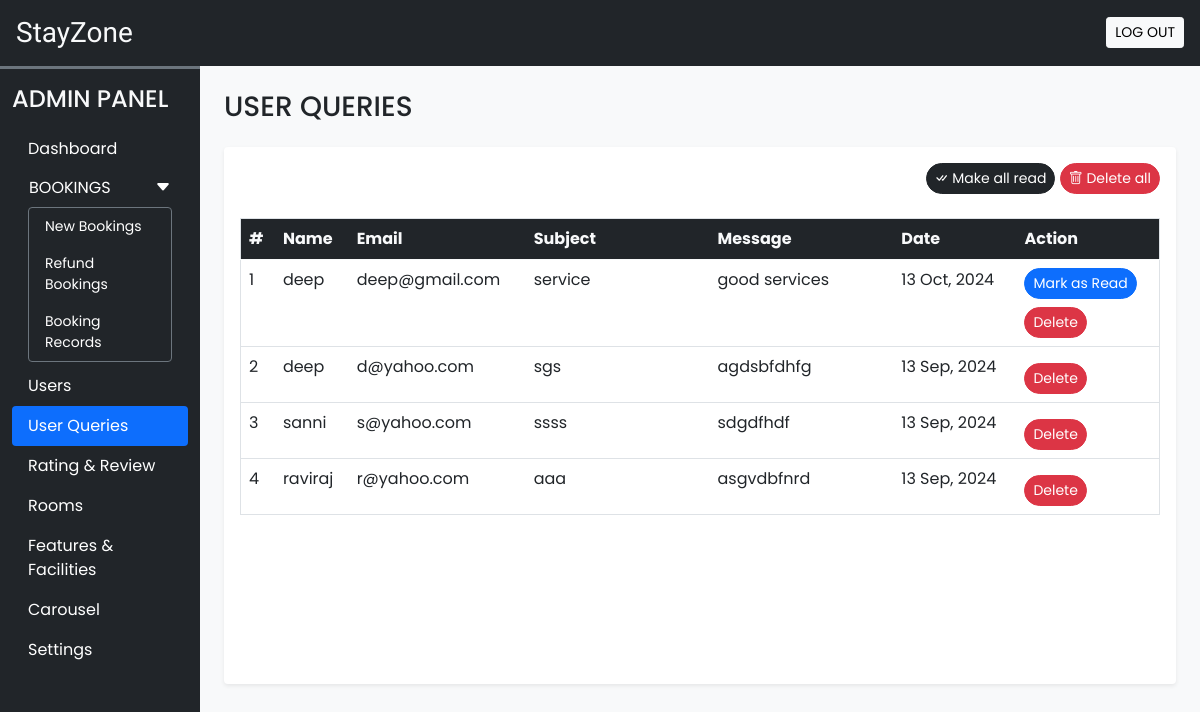
Page /admin/user_queries.php (signed in) on the committed database.
### tables this page shows
CREATE TABLE `user_queries` (
  `sr_no` int(11) NOT NULL,
  `name` varchar(50) NOT NULL,
  `email` varchar(150) NOT NULL,
  `subject` varchar(200) NOT NULL,
  `message` varchar(500) NOT NULL,
  `datentime` datetime NOT NULL DEFAULT current_timestamp(),
  `seen` tinyint(4) NOT NULL DEFAULT 0
);

### admin/user_queries.php (the view, shortened to what this page needs)
<!DOCTYPE html>
<html lang="en">
<head>
    <?php require('inc/links.php'); ?>
</head>
<body class="bg-light">
    <?php require('inc/header.php') ?>
    <div class="container-fluid" id="main-content">
        <div class="row">
            <div class="col-lg-10 ms-auto p-4 overflow-hidden">
                <h3 class="mb-4">USER QUERIES</h3>
                <div class="card border-0 shadow-sm mb-4">
                    <div class="card-body">
                        <div class="text-end mb-4">
                            <a href="?seen=all" class="btn btn-dark rounded-pill shadow-none btn-sm">
                                <i class="bi bi-check-all"></i> Make all read
                            </a>
                            <a href="?del=all" class="btn btn-danger rounded-pill shadow-none btn-sm">
                                <i class="bi bi-trash"></i> Delete all
                            </a>
                        </div>
                        <div class="table-responsive-md" style="height: 450px; overflow-y: scroll;">
                            <table class="table table-hover border">
                                <thead class="sticky-top">
                                    <tr class="bg-dark text-light">
                                        <th scope="col">#</th>
                                        <th scope="col">Name</th>
                                        <th scope="col">Email</th>
                                        <th scope="col" width="20%">Subject</th>
                                        <th scope="col" width="20%">Message</th>
                                        <th scope="col">Date</th>
                                        <th scope="col">Action</th>
                                    </tr>
                                </thead>
                                <tbody>
                                    <?php
                                        $q = "SELECT * FROM `user_queries` ORDER BY `sr_no` DESC";
                                        $data = mysqli_query($con, $q);
                                        $i=1;
                                        while($row = mysqli_fetch_assoc($data)){
                                            $date = date('d M, Y',strtotime($row['datentime']));
                                            $seen='';
                                            if($row['seen']!=1){
                                                $seen ="<a href='?seen=$row[sr_no]' class='btn btn-sm rounded-pill btn-primary'>Mark as Read</a> <br>";
                                            }
                                            $seen.="<a href='?del=$row[sr_no]' class='btn btn-sm rounded-pill btn-danger mt-2'>Delete</a>";
                                            echo<<<query
                                                <tr>
                                                    <td>$i</td>
                                                    <td>$row[name]</td>
                                                    <td>$row[email]</td>
                                                    <td>$row[subject]</td>
                                                    <td>$row[message]</td>
                                                    <td>$date</td>
                                                    <td>$seen</td>
                                                </tr>
                                            query;
                                            $i++;
                                        }
                                    ?>
                                </tbody>
                            </table>
                        </div>
                    </div>
                </div>
            </div>
        </div>
    </div>
</body>
</html>

### admin/css/common.css (style rules this page uses)
:root { --teal: #7fffd4; --teal_hover: #279e8c; }
* { font-family: 'Poppins', sans-serif; }

### rows in the picture
user_queries: name "deep", email "deep@gmail.com", subject "service", message "good services", datentime "13 Oct, 2024"
user_queries: name "deep", email "d@yahoo.com", subject "sgs", message "agdsbfdhfg", datentime "13 Sep, 2024"
user_queries: name "sanni", email "s@yahoo.com", subject "ssss", message "sdgdfhdf", datentime "13 Sep, 2024"
user_queries: name "raviraj", email "r@yahoo.com", subject "aaa", message "asgvdbfnrd", datentime "13 Sep, 2024"
